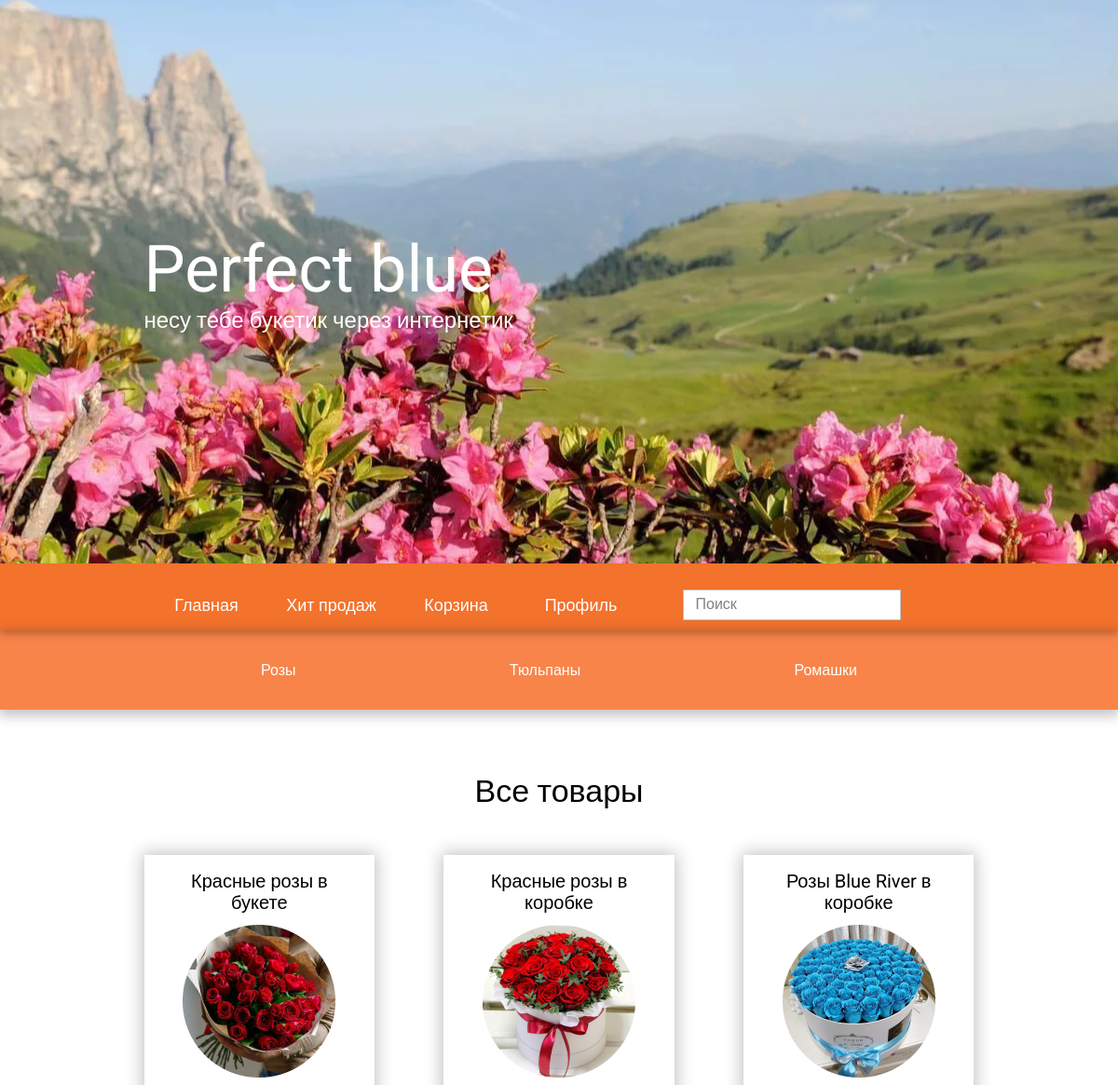
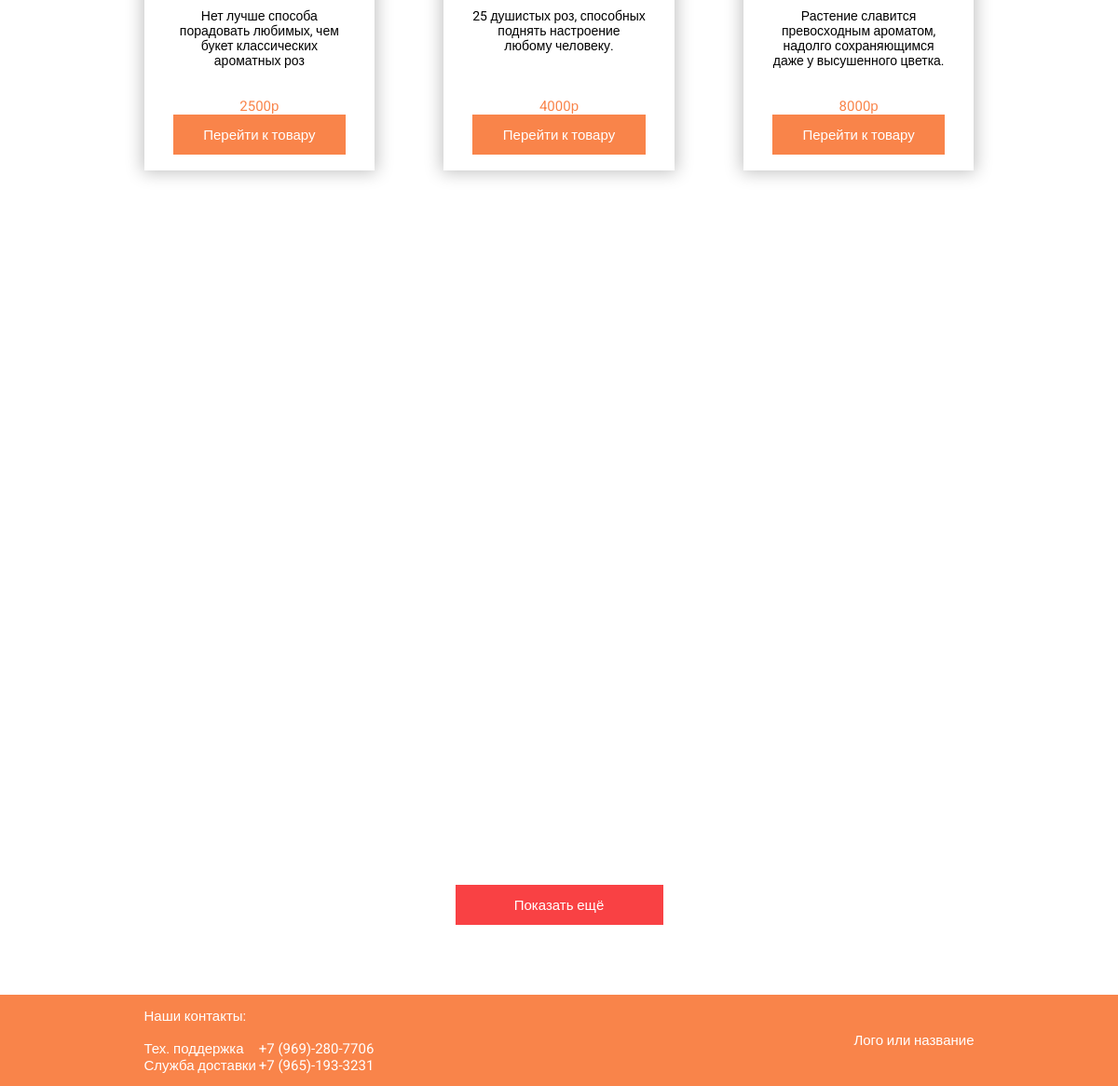
Screenshot of /category/roses/ with the database file from the repository (2 pictures, top to bottom).
### flowers/models.py (models this page shows, shortened)
class Categories(models.Model):
    title = models.CharField(max_length=50, verbose_name='Название')
    slug = models.SlugField(max_length=255, unique=True, db_index=True)
    def __str__(self):
        return self.title
    def get_absolute_url(self):
        return reverse('category', kwargs={'category_slug': self.slug})
    class Meta:
        verbose_name = 'Категория'
        verbose_name_plural = 'Категории'
        ordering = ['id']

class Flowers(models.Model):
    title = models.CharField(max_length=50, verbose_name='Название')
    description = models.TextField(blank=True, verbose_name='Описание')
    price = models.CharField(max_length=10, verbose_name='Цена')
    number_of_purchases = models.IntegerField(default=0, verbose_name='Количество покупок')
    image = models.ImageField(upload_to='photos/%Y/%m/%d/', verbose_name='Фото')
    slug = models.SlugField(max_length=255, unique=True, db_index=True, verbose_name='URL')
    cat = models.ForeignKey('Categories', on_delete=models.CASCADE)
    def get_absolute_url(self):
        return reverse('post', kwargs={'post_slug': self.slug})
    class Meta:
        verbose_name = 'Цветы'
        verbose_name_plural = 'Цветы'
        ordering = ['title', 'price', 'number_of_purchases']

### flowers/views.py (the view)
# urls.py: path('category/<slug:category_slug>/', CategoriesFlowers.as_view(), name='category'),
class CategoriesFlowers(ListView):
    model = Flowers
    template_name = 'flowers/main.html'
    context_object_name = 'flowers'
    def get_queryset(self):
        return Flowers.objects.filter(cat__slug=self.kwargs['category_slug'])
    def get_context_data(self, *, object_list=None, **kwargs):
        context = super().get_context_data(**kwargs)
        context['menu'] = menu
        context['categories'] = cats
        return context

### flowers/templates/flowers/main.html (shortened to what this page needs)
{% extends 'flowers/base.html' %}
{% block header %}
<div class="sub__head">
    <div class="_container">
        <div class="subHead__row">
            <ul class="range">
                {% for c in categories %}
                <li><a href="{{ c.get_absolute_url }}">{{ c }}</a></li>
                {% endfor %}
            </ul>
        </div>
    </div>
</div>
{% endblock %}
{% block content %}
<main class="main">
    <div class="main__titleBlock">
        <div class="_container">
            <div class="main__title">
                Все товары
            </div>
        </div>
    </div>
    <div class="main__body">
        <div class="_container">
            <div class="main__row">
                <div class="main__page">
                    {% for f in flowers %}
                    <div class="page__body">
                        <div class="page__title">
                            {{ f.title }}
                        </div>
                        <div class="page__image">
                            <img src="{{ f.image.url }}" alt="">
                        </div>
                        <div class="page__text">
                            {{ f.description }}
                        </div>
                        <div class="page__price">
                            {{ f.price }}
                        </div>
                        <div class="page__link">
                            <a href="{{ f.get_absolute_url }}">
                                Перейти к товару
                            </a>
                        </div>
                    </div>
                </div>
                <div class="main__page">
                    {% endfor %}
                </div>
            </div>
        </div>
    </div>
    </div>
    <div class="showMore">
        <div class="_container">
            <div class="showMore__body">
                <button class="showMore__button" href="#">Показать ещё</button>
            </div>
        </div>
    </div>
{% endblock %}

### flowers/static/flowers/css/style.css (style rules this page uses)
* { padding: 0; margin: 0; border: 0; }
*, *:before, *:after { -webkit-box-sizing: border-box; box-sizing: border-box; }
html, body { height: 100%; width: 100%; font-size: 100%; line-height: 1; font-size: 14px; -ms-text-size-adjust: 100%; -moz-text-size-adjust: 100%; -webkit-text-size-adjust: 100%; }
input, button, textarea { font-family: inherit; }
button { cursor: pointer; }
a, a:visited { text-decoration: none; }
ul li { list-style: none; }
img { vertical-align: top; }
body { font-family: 'Roboto', sans-serif; }
._container { max-width: 891px; margin: 0 auto; }
.sub__head { position:relative ; box-shadow: 0px 4px 13px 2px rgba(0, 0, 0, 0.25); }
.subHead__row { min-height: 85px; display: flex; justify-content: center; align-items: center; }
.range { min-width: 640px; display: flex; justify-content: space-between; }
.range a { font-size: 16px; line-height: 19px; color: #FFFFFF; }
.main { min-height: 1286px; }
.main__titleBlock { margin: 0px 0px 49px 0px; }
.main__title { font-size: 34px; line-height: 40px; display: flex; justify-content: center; margin: 67px 0px 0px 0px; }
.main__row { margin: 0px -37px; display: flex; flex-wrap: wrap; }
.main__page { margin-bottom: 108px; flex: 0 1 33.3333%; padding: 0px 37px; min-height: 414px; }
.page__body { padding: 0px 31px 0px 31px; box-shadow: 0px 0px 17px 2px rgba(0, 0, 0, 0.25); display: flex; flex-direction: column; }
.page__title { text-align: center; margin-top: 17px; margin-bottom: 12px; font-size: 20px; line-height: 23px; }
.page__image { display: flex; justify-content: center; margin-bottom: 17px; }
.page__text { min-height: 80px; text-align: center; font-size: 14px; line-height: 16px; margin-bottom: 16px; }
.page__price { display: flex; justify-content: center; align-items: center; font-size: 15px; color: #F9844A; line-height: 18px; }
.page__link { padding-bottom: 17px; }
.page__link a { font-size: 15px; line-height: 18px; min-width: 164px; min-height: 43px; display: flex; align-items: center; justify-content: center; background-color: #F9844A; color: #FFFFFF; }
.showMore { margin-bottom: 75px; }
.showMore__body { display: flex; justify-content: center; }
.showMore__button { display: flex; justify-content: center; align-items: center; color: #FFFFFF; background: #F94144; min-width: 223px; min-height: 43px; font-size: 15px; line-height: 18px; }

### rows the page displays
Categories: title "Розы"
Categories: title "Тюльпаны"
Categories: title "Ромашки"
Flowers: title "Красные розы в букете", image (picture), description "Нет лучше способа порадовать любимых, чем букет классических ароматных роз", price "2500р"
Flowers: title "Красные розы в коробке", image (picture), description "25 душистых роз, способных поднять настроение любому человеку.", price "4000р"
Flowers: title "Розы Blue River в коробке", image (picture), description "Растение славится превосходным ароматом, надолго сохраняющимся даже у высушенного цветка.", price "8000р"

### other values shown
{{ m.title }} "Главная" "Хит продаж" "Корзина" "Профиль"
